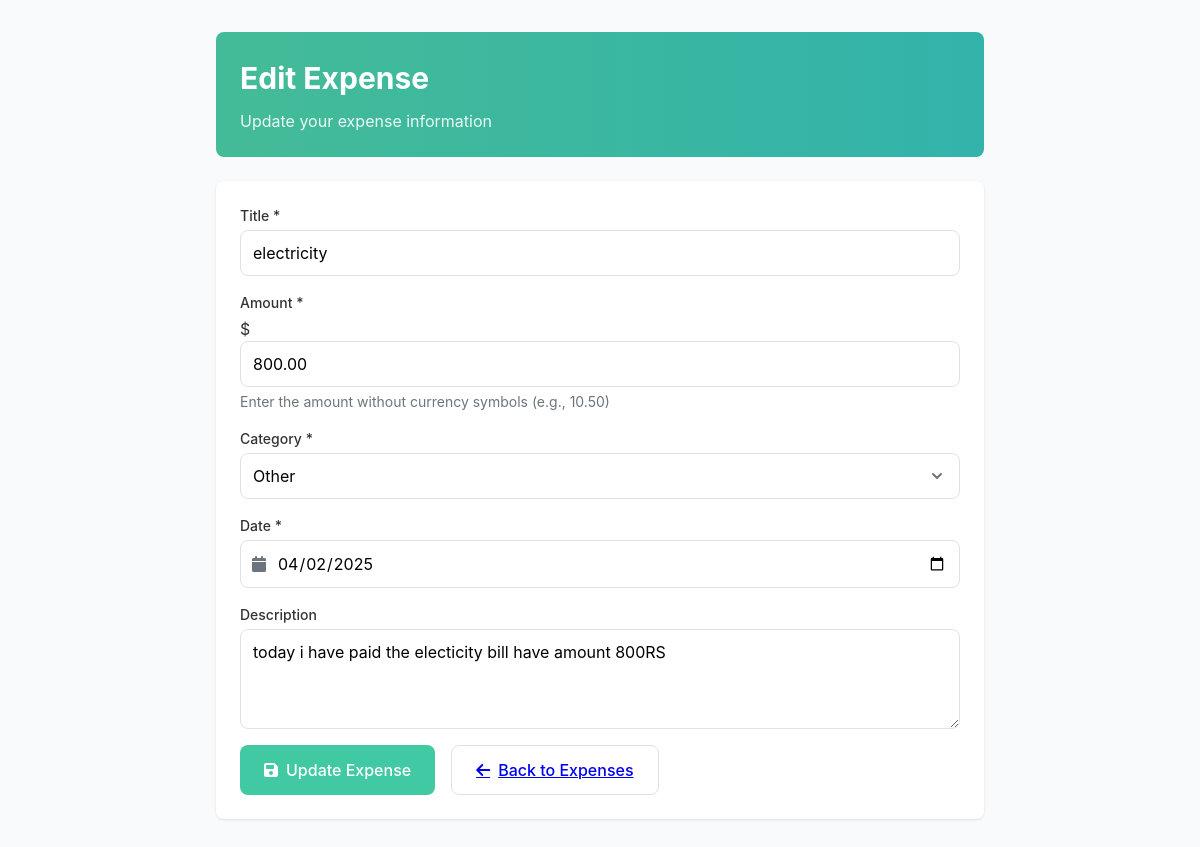
Screenshot of /dashboard/edit/1/ (signed in) with the database file from the repository.
### expenses/models.py (models this page shows, shortened)
class Expense(models.Model):
    CATEGORY_CHOICES = [
        ('food', 'Food'),
        ('transport', 'Transport'),
        ('entertainment', 'Entertainment'),
        ('shopping', 'Shopping'),
        ('health', 'Health'),
        ('other', 'Other'),
    ]
    user = models.ForeignKey(User, on_delete=models.CASCADE)  # Each expense belongs to a user
    title = models.CharField(max_length=255)
    amount = models.DecimalField(max_digits=10, decimal_places=2)
    category = models.CharField(max_length=20, choices=CATEGORY_CHOICES)
    date = models.DateField()
    description = models.TextField(blank=True, null=True)

### expenses/views.py (the view)
# urls.py: path('edit/<int:expense_id>/', views.edit_expense, name='edit_expense'),  # ✅ Fix missing edit_expense URL
@login_required
def edit_expense(request, expense_id):
    expense = get_object_or_404(Expense, id=expense_id, user=request.user)
    if request.method == 'POST':
        form = ExpenseForm(request.POST, instance=expense)
        if form.is_valid():
            form.save()
            messages.success(request, "Expense updated successfully!")
            return redirect('list_expenses')
    else:
        form = ExpenseForm(instance=expense)
    return render(request, 'expenses/edit_expense.html', {'form': form})

### expenses/forms.py
class ExpenseForm(forms.ModelForm):
    class Meta:
        model = Expense
        fields = ['title', 'amount', 'category', 'date', 'description']
        widgets = {
            'date': forms.DateInput(attrs={'type': 'date'}),
        }

### expenses/templates/expenses/edit_expense.html (shortened to what this page needs)
<!DOCTYPE html>
<html lang="en">
<head>
    <link rel="stylesheet" href="https://cdnjs.cloudflare.com/ajax/libs/font-awesome/6.4.0/css/all.min.css">
</head>
<body>
    <div class="container">
        <div class="expense-header">
            <h1>Edit Expense</h1>
            <p>Update your expense information</p>
        </div>
        <div class="form-card">
            <form method="POST" id="expense-form">
                {% for field in form %}
                    <div class="form-group">
                        <label for="{{ field.id_for_label }}">
                            {{ field.label }}
                            {% if field.field.required %}
                                <span class="text-danger">*</span>
                            {% endif %}
                        </label>
                        {% if field.name == "description" %}
                            <textarea
                                name="{{ field.name }}"
                                id="{{ field.id_for_label }}"
                                class="form-control {% if field.errors %}is-invalid{% endif %}"
                                placeholder="Enter a description (optional)"
                            >{% if field.value %}{{ field.value }}{% endif %}</textarea>
                        {% elif field.name == "category" %}
                            {{ field }}
                        {% elif field.name == "date" %}
                            <div class="input-wrapper">
                                <i class="fas fa-calendar"></i>
                                {{ field }}
                            </div>
                        {% elif field.name == "amount" %}
                            <div class="input-group">
                                <div class="input-group-prepend">
                                    <span class="input-group-text">$</span>
                                </div>
                                {{ field }}
                            </div>
                            <div class="form-text">Enter the amount without currency symbols (e.g., 10.50)</div>
                        {% else %}
                            {{ field }}
                        {% endif %}
                    </div>
                {% endfor %}
                <div class="actions">
                    <button type="submit" class="btn btn-primary">
                        <i class="fas fa-save"></i> Update Expense
                    </button>
                    <a href="{% url 'list_expenses' %}" class="btn btn-outline">
                        <i class="fas fa-arrow-left"></i> Back to Expenses
                    </a>
                </div>
            </form>
        </div>
    </div>
</body>
</html>

### expenses/templates/expenses/edit_expense.html (style rules this page uses)
:root { --primary: #40c9a2; --primary-dark: #36b08d; --secondary: #e0f5f0; --text-dark: #333; --text-light: #fff; --muted: #6c757d; --border: #dee2e6; --radius: 0.5rem; --error: #dc3545; --success: #28a745; }
* { margin: 0; padding: 0; box-sizing: border-box; font-family: -apple-system, BlinkMacSystemFont, 'Segoe UI', Roboto, Oxygen, Ubuntu, Cantarell, 'Open Sans', 'Helvetica Neue', sans-serif; }
body { background-color: #f9fafb; color: var(--text-dark); line-height: 1.5; padding-bottom: 2rem; }
.container { max-width: 800px; margin: 0 auto; padding: 0 1rem; }
.expense-header { background: linear-gradient(to right, hsl(162, 47%, 50%), hsl(176, 56%, 45%)); color: white; padding: 1.5rem; border-radius: var(--radius); margin-bottom: 1.5rem; margin-top: 2rem; }
.expense-header h1 { font-size: 1.875rem; font-weight: bold; margin-bottom: 0.5rem; }
.expense-header p { opacity: 0.9; }
.form-card { background-color: white; border-radius: var(--radius); padding: 1.5rem; margin-bottom: 1.5rem; box-shadow: 0 1px 3px rgba(0, 0, 0, 0.1); animation: fadeIn 0.3s ease-out forwards; }
.form-group { margin-bottom: 1rem; }
.form-group label { display: block; font-size: 0.875rem; font-weight: 500; margin-bottom: 0.25rem; }
.form-control { display: block; width: 100%; padding: 0.75rem; font-size: 1rem; background-color: white; border: 1px solid var(--border); border-radius: var(--radius); transition: border-color 0.15s ease-in-out, box-shadow 0.15s ease-in-out; }
select.form-control { appearance: none; background-position: right 0.75rem center; background-size: 1.25rem; background-repeat: no-repeat; padding-right: 2.5rem; }
textarea.form-control { min-height: 100px; resize: vertical; }
.btn { display: inline-flex; align-items: center; gap: 0.5rem; padding: 0.75rem 1.5rem; font-size: 1rem; font-weight: 500; border-radius: var(--radius); border: none; cursor: pointer; transition: all 0.2s; }
.btn-primary { background-color: var(--primary); color: white; }
.btn-outline { background-color: transparent; border: 1px solid var(--border); }
.form-text { font-size: 0.875rem; color: var(--muted); margin-top: 0.25rem; }
.actions { display: flex; gap: 1rem; margin-top: 1rem; }

### rows the page displays
Expense: form "electricity", form "800.00", form "Other", form "04/02/2025", description "today i have paid the electicity bill have amount 800RS"

### other values shown
{{ field.label }} "Title" "Amount" "Category" "Date" "Description"
